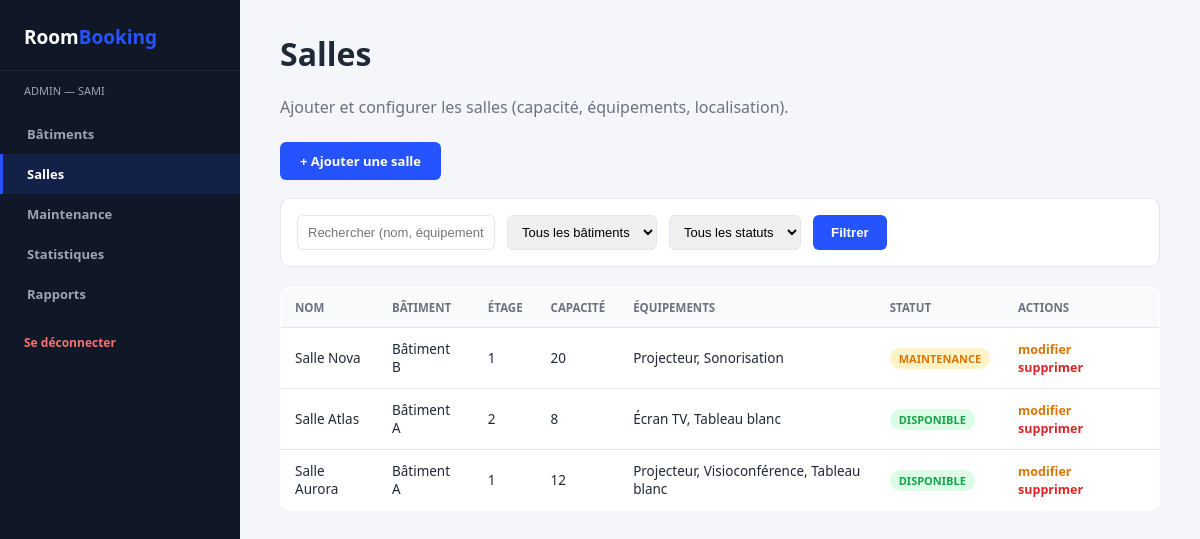
/View/Back/salles.php (signed in), run on the app's committed database.
### tables this page shows
CREATE TABLE salle (
    id INT AUTO_INCREMENT PRIMARY KEY,
    batiment_id INT NOT NULL,
    etage INT NOT NULL,
    nom VARCHAR(100) NOT NULL,
    capacite INT NOT NULL,
    equipements VARCHAR(255) DEFAULT '',
    statut ENUM('Disponible','Maintenance','Indisponible') NOT NULL DEFAULT 'Disponible',
    FOREIGN KEY (batiment_id) REFERENCES batiment(id) ON DELETE CASCADE
);

CREATE TABLE batiment (
    id INT AUTO_INCREMENT PRIMARY KEY,
    nom VARCHAR(100) NOT NULL,
    adresse VARCHAR(150) NOT NULL,
    nombre_etages INT NOT NULL
);

### Controller/SalleController.php (called while the page is built, shortened)
<?php
class SalleController
{
    public function filterSallesAdmin($motCle = null, $batimentId = null, $statut = null)
    {
        $pdo = config::getConnexion();
        $sql = "SELECT s.*, b.nom AS batiment_nom
                FROM salle s JOIN batiment b ON s.batiment_id = b.id
                WHERE 1=1";
        $params = [];
        $sql .= " ORDER BY s.id DESC";
        $stmt = $pdo->prepare($sql);
        $stmt->execute($params);
        return $stmt->fetchAll();
    }
}

### View/Back/salles.php (the view, shortened to what this page needs)
<?php
require_once __DIR__ . '/../../Controller/SalleController.php';
$controller = new SalleController();
$recherche = $_GET['recherche'] ?? '';
$batimentId = $_GET['batimentId'] ?? '';
$statut = $_GET['statut'] ?? '';
$salles = $controller->filterSallesAdmin($recherche ?: null, $batimentId ?: null, $statut ?: null);
$active = 'salles';
function statutBadge($statut) {
    $map = ['Disponible' => 'badge-success', 'Maintenance' => 'badge-warning', 'Indisponible' => 'badge-danger'];
    $cls = $map[$statut] ?? 'badge-info';
    return "<span class='badge $cls'>" . htmlspecialchars($statut) . "</span>";
}
?>
<!DOCTYPE html>
<html lang="fr">
<head>
<link rel="stylesheet" href="assets/css/admin.css">
</head>
<body>
<?php include 'sidebar.php'; ?>
<div class="content">
    <h1>Salles</h1>
    <p class="subtitle">Ajouter et configurer les salles (capacité, équipements, localisation).</p>
    <a href="addSalle.php" class="btn-add">+ Ajouter une salle</a>
    <form class="filter-bar" method="GET" action="salles.php">
        <input type="text" name="recherche" placeholder="Rechercher (nom, équipement)..." value="<?= htmlspecialchars($recherche) ?>">
        <select name="batimentId">
            <option value="">Tous les bâtiments</option>
        </select>
        <select name="statut">
            <option value="">Tous les statuts</option>
        </select>
        <button type="submit">Filtrer</button>
    </form>
    <table class="admin-table">
        <tr><th>Nom</th><th>Bâtiment</th><th>Étage</th><th>Capacité</th><th>Équipements</th><th>Statut</th><th>Actions</th></tr>
        <?php foreach ($salles as $s): ?>
        <tr>
            <td><?= htmlspecialchars($s['nom']) ?></td>
            <td><?= htmlspecialchars($s['batiment_nom']) ?></td>
            <td><?= (int)$s['etage'] ?></td>
            <td><?= (int)$s['capacite'] ?></td>
            <td><?= htmlspecialchars($s['equipements']) ?></td>
            <td><?= statutBadge($s['statut']) ?></td>
            <td class="actions">
                <a href="updateSalle.php?id=<?= $s['id'] ?>" class="update">modifier</a>
                <a href="salles.php?delete=<?= $s['id'] ?>" class="delete" onclick="return confirm('Supprimer cette salle ?');">supprimer</a>
            </td>
        </tr>
        <?php endforeach; ?>
    </table>
</div>
</body>
</html>

### View/Back/sidebar.php (shortened to what this page needs)
<?php
$active = $active ?? '';
$role = $_SESSION['role'];
?>
<div class="sidebar">
    <div class="brand">Room<span>Booking</span></div>
    <div class="role-tag"><?= htmlspecialchars($role) ?> — <?= htmlspecialchars($_SESSION['prenom'] ?? '') ?></div>
    <nav>
        <?php if ($role === 'Admin'): ?>
            <a href="batiments.php" class="<?= $active === 'batiments' ? 'active' : '' ?>">Bâtiments</a>
            <a href="salles.php" class="<?= $active === 'salles' ? 'active' : '' ?>">Salles</a>
            <a href="maintenance.php" class="<?= $active === 'maintenance' ? 'active' : '' ?>">Maintenance</a>
            <a href="statistiques.php" class="<?= $active === 'statistiques' ? 'active' : '' ?>">Statistiques</a>
            <a href="rapports.php" class="<?= $active === 'rapports' ? 'active' : '' ?>">Rapports</a>
        <?php endif; ?>
    </nav>
    <a href="../Auth/logout.php" class="logout">Se déconnecter</a>
</div>

### View/Back/assets/css/admin.css (style rules this page uses)
:root { --bg:#f4f6fa; --panel:#ffffff; --line:#e2e6ee; --text:#1f2937; --text-dim:#6b7280; --primary:#2554ff; --primary-dark:#1a3fd6; --success:#16a34a; --danger:#dc2626; --warning:#d97706; --sidebar-bg:#101828; --sidebar-text:#9aa4b2; --radius:10px; }
* { box-sizing:border-box; }
body { margin:0; background:var(--bg); color:var(--text); font-family:'Segoe UI',Roboto,Arial,sans-serif; display:flex; min-height:100vh; }
a { color:var(--primary); text-decoration:none; }
.sidebar { width:240px; background:var(--sidebar-bg); padding:24px 0; flex-shrink:0; }
.sidebar .brand { font-size:19px; font-weight:800; color:#fff; padding:0 24px 20px; border-bottom:1px solid #1f2937; margin-bottom:12px; }
.sidebar .brand span { color:var(--primary); }
.sidebar .role-tag { font-size:11px; text-transform:uppercase; color:var(--sidebar-text); padding:0 24px 16px; }
.sidebar nav a { display:block; padding:11px 24px; color:var(--sidebar-text); font-weight:600; font-size:13px; border-left:3px solid transparent; }
.sidebar nav a.active { color:#fff; border-left-color:var(--primary); background:rgba(37,84,255,.15); }
.sidebar .logout { display:block; margin:20px 24px 0; color:#f87171; font-size:12px; font-weight:700; }
.content { flex:1; padding:32px 40px; }
.content h1 { margin-top:0; }
.content .subtitle { color:var(--text-dim); margin-bottom:24px; }
table.admin-table { width:100%; border-collapse:collapse; background:var(--panel); border:1px solid var(--line); border-radius:var(--radius); overflow:hidden; }
table.admin-table th, table.admin-table td { padding:12px 14px; border-bottom:1px solid var(--line); text-align:left; font-size:13.5px; }
table.admin-table th { background:#f9fafc; color:var(--text-dim); text-transform:uppercase; font-size:11.5px; }
.badge { display:inline-block; font-size:11px; padding:3px 9px; border-radius:20px; font-weight:700; text-transform:uppercase; }
.badge-success { background:#dcfce7; color:var(--success); }
.badge-warning { background:#fef3c7; color:var(--warning); }
.actions a { margin-right:10px; font-size:12.5px; font-weight:700; }
.actions a.delete { color:var(--danger); }
.actions a.update { color:var(--warning); }
.btn-add { display:inline-block; margin-bottom:18px; background:var(--primary); color:#fff; padding:10px 20px; border-radius:6px; font-weight:700; font-size:13px; }
.filter-bar { display:flex; flex-wrap:wrap; gap:12px; background:var(--panel); border:1px solid var(--line); border-radius:var(--radius); padding:16px; margin-bottom:20px; }
.filter-bar input, .filter-bar select { padding:8px 10px; border:1px solid var(--line); border-radius:6px; font-size:13px; }
.filter-bar button { padding:8px 18px; background:var(--primary); color:#fff; border:none; border-radius:6px; font-weight:700; cursor:pointer; }

### data on the page
salle: nom "Salle Nova", batiment.nom "Bâtiment B", etage "1", capacite "20", equipements "Projecteur, Sonorisation", statut "MAINTENANCE"
salle: nom "Salle Atlas", batiment.nom "Bâtiment A", etage "2", capacite "8", equipements "Écran TV, Tableau blanc", statut "DISPONIBLE"
salle: nom "Salle Aurora", batiment.nom "Bâtiment A", etage "1", capacite "12", equipements "Projecteur, Visioconférence, Tableau blanc", statut "DISPONIBLE"

### other printed values
$role "ADMIN"
$_SESSION['prenom'] "SAMI"
